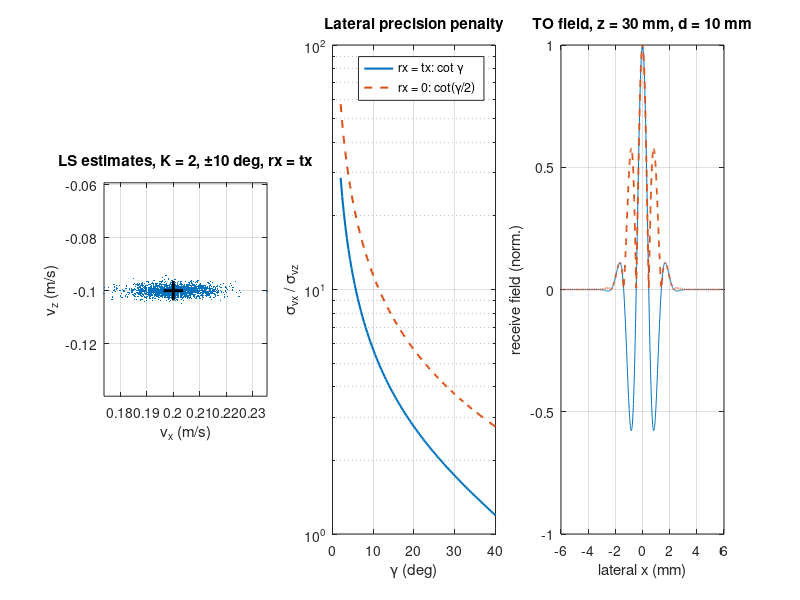

Recreate this plot in MATLAB.
%% m29_vector_flow_multiangle.m
% Purpose : 2D velocity vectors from multi-angle plane-wave Doppler.
%           Each transmit/receive angle pair (alpha_k, beta_k) measures the
%           projection f_k = -(f0/c) [ (sin a + sin b) vx + (cos a + cos b) vz ]
%           (x lateral, z depth downward). K >= 2 pairs give a least-squares
%           vector. Part 1: Monte Carlo (Kasai on simulated ensembles) versus
%           the covariance sigma_f^2 (A'A)^-1. Part 2: the cross-beam cot(gamma)
%           law for the lateral/axial precision ratio. Part 3: the lateral
%           wavelength of transverse oscillation, lambda_x = 2 lambda z / d,
%           measured from the receive field of a two-peak apodization.
% Change  : gamma (angle span), K, mode (rx = tx or rx = 0), snrdB, N.
% Expect  : precision ratio sigma_vx/sigma_vz = cot(gamma) for 2 symmetric
%           pairs with rx = tx: 5.67 at 10 deg, 2.75 at 20 deg. With rx fixed
%           at 0 deg the ratio is cot(gamma/2), about twice as large.
%           lambda_x: z = 30 mm, d = 10 mm, f0 = 5 MHz -> 1.85 mm.
rng(1);

%% Parameters
c = 1540; f0 = 5e6; PRFtx = 10e3;   % transmit rate (Hz); per-angle PRF = PRFtx/K
N = 32;  snrdB = 10;  nT = 2000;    % ensemble per angle, per-sample SNR, trials
v = [0.20, -0.10];                  % true (vx, vz) in m/s; vz < 0 moves toward the probe
Arow = @(al, be) -(f0/c) * [sin(al) + sin(be), cos(al) + cos(be)];

%% Part 1 and 2: Monte Carlo vs covariance
fprintf('True v = (%.2f, %.2f) m/s, N = %d per angle, SNR = %d dB, per-angle PRF = PRFtx/K\n', v(1), v(2), N, snrdB);
fprintf(' mode     K  gamma  sd_vx MC  sd_vx th  sd_vz MC  sd_vz th  ratio  cot(g) cot(g/2)  v_Nyq,axial(m/s)\n');
modes = {'rx=tx', 'rx=0'};
for im = 1:2
    for K = [2 5]
        for g = [5 10 20 30]
            gam = g*pi/180;  al = linspace(-gam, gam, K)';  be = al * (im == 1);
            A = zeros(K, 2);  for k = 1:K, A(k, :) = Arow(al(k), be(k)); end
            PRF = PRFtx/K;  f = A*v';  m = (0:N-1)';  est = zeros(nT, 2);  fh = zeros(K, nT);
            for k = 1:K
                z = exp(2j*pi*f(k)*m/PRF) * exp(2j*pi*rand(1, nT)) + (randn(N, nT) + 1j*randn(N, nT))/sqrt(2*10^(snrdB/10));
                fh(k, :) = PRF/(2*pi) * angle(sum(z(2:end, :).*conj(z(1:end-1, :)), 1));
            end
            est = (A \ fh)';                                 % least squares, one vector per trial
            sf = std(fh(1, :) - f(1));                      % per-angle Doppler std (Hz)
            Cv = sf^2 * inv(A'*A);
            fprintf(' %-6s  %d   %2d    %.4f    %.4f    %.4f    %.4f   %5.2f  %5.2f  %5.2f    %.3f\n', modes{im}, K, g, std(est(:,1)), sqrt(Cv(1,1)), ...
                std(est(:,2)), sqrt(Cv(2,2)), std(est(:,1))/std(est(:,2)), cot(gam), cot(gam/2), c*PRF/(4*f0));
            if im == 1 && K == 2 && g == 10, cloud = est; end
        end
    end
end
fprintf('Mean estimate (rx=tx, K = 2, 10 deg): (%.3f, %.3f) m/s\n', mean(cloud(:,1)), mean(cloud(:,2)));

%% Part 3: transverse oscillation lateral wavelength from a two-peak receive apodization
lam = c/f0;  d = 10e-3;  w = 2.5e-3;           % peak separation and Gaussian peak width (m)
xi = linspace(-20e-3, 20e-3, 4096);  dxi = xi(2) - xi(1);
apod = exp(-((xi - d/2)/w).^2) + exp(-((xi + d/2)/w).^2);
fprintf('Transverse oscillation, f0 = %.0f MHz, d = %.0f mm:\n   z (mm)  lambda_x measured (mm)  2*lambda*z/d (mm)\n', f0/1e6, d*1e3);
for zf = [20 30 40]*1e-3
    x = linspace(-6e-3, 6e-3, 1201);
    h = exp(-2j*pi*x'*xi/(lam*zf)) * apod.' * dxi;   % Fraunhofer receive field at depth zf (focused)
    hr = real(h);                                    % field is real (symmetric apodization)
    big = abs(x(1:end-1)') < 3*lam*zf/(pi*w);        % inside 3x the Gaussian envelope radius (zeros of h are the crossings, so do not mask on |h|)
    zc = find(big & (hr(1:end-1) > 0 & hr(2:end) <= 0 | hr(1:end-1) < 0 & hr(2:end) >= 0));
    pz = mean(diff(x(zc))) * 2;                     % period from zero crossings
    fprintf('   %4.0f        %6.3f                %6.3f\n', zf*1e3, pz*1e3, 2*lam*zf/d*1e3);
    if abs(zf - 30e-3) < 1e-6, xTO = x; hTO = h; end
end

%% Figures
figure('Position', [50 50 1100 360]);
subplot(1,3,1); plot(cloud(:,1), cloud(:,2), '.', 'MarkerSize', 3); hold on; plot(v(1), v(2), 'k+', 'MarkerSize', 14, 'LineWidth', 2);
axis equal; grid on; xlabel('v_x (m/s)'); ylabel('v_z (m/s)'); title('LS estimates, K = 2, \pm10 deg, rx = tx');
gg = linspace(2, 40, 100)*pi/180;
subplot(1,3,2); semilogy(gg*180/pi, cot(gg), 'LineWidth', 1.5); hold on; semilogy(gg*180/pi, cot(gg/2), '--', 'LineWidth', 1.5);
grid on; xlabel('\gamma (deg)'); ylabel('\sigma_{vx} / \sigma_{vz}'); legend('rx = tx: cot \gamma', 'rx = 0: cot(\gamma/2)'); title('Lateral precision penalty');
subplot(1,3,3); plot(xTO*1e3, real(hTO)/max(abs(hTO)), xTO*1e3, abs(hTO)/max(abs(hTO)), '--', 'LineWidth', 1.3);
grid on; xlabel('lateral x (mm)'); ylabel('receive field (norm.)'); title('TO field, z = 30 mm, d = 10 mm');
